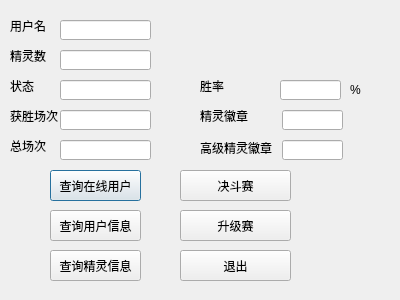
<?xml version="1.0" encoding="UTF-8"?>
<ui version="4.0">
 <class>Login</class>
 <widget class="QDialog" name="Login">
  <property name="geometry">
   <rect>
    <x>0</x>
    <y>0</y>
    <width>400</width>
    <height>300</height>
   </rect>
  </property>
  <property name="windowTitle">
   <string>Dialog</string>
  </property>
  <widget class="QLabel" name="label">
   <property name="geometry">
    <rect>
     <x>10</x>
     <y>20</y>
     <width>54</width>
     <height>12</height>
    </rect>
   </property>
   <property name="text">
    <string>用户名</string>
   </property>
  </widget>
  <widget class="QLabel" name="label_2">
   <property name="geometry">
    <rect>
     <x>10</x>
     <y>50</y>
     <width>54</width>
     <height>12</height>
    </rect>
   </property>
   <property name="text">
    <string>精灵数</string>
   </property>
  </widget>
  <widget class="QLabel" name="label_4">
   <property name="geometry">
    <rect>
     <x>10</x>
     <y>110</y>
     <width>54</width>
     <height>12</height>
    </rect>
   </property>
   <property name="text">
    <string>获胜场次</string>
   </property>
  </widget>
  <widget class="QLabel" name="label_5">
   <property name="geometry">
    <rect>
     <x>10</x>
     <y>140</y>
     <width>54</width>
     <height>12</height>
    </rect>
   </property>
   <property name="text">
    <string>总场次</string>
   </property>
  </widget>
  <widget class="QPushButton" name="CtotalBtn">
   <property name="geometry">
    <rect>
     <x>50</x>
     <y>170</y>
     <width>91</width>
     <height>31</height>
    </rect>
   </property>
   <property name="text">
    <string>查询在线用户</string>
   </property>
  </widget>
  <widget class="QPushButton" name="CpetBtn">
   <property name="geometry">
    <rect>
     <x>50</x>
     <y>250</y>
     <width>91</width>
     <height>31</height>
    </rect>
   </property>
   <property name="text">
    <string>查询精灵信息</string>
   </property>
  </widget>
  <widget class="QLineEdit" name="Lname">
   <property name="geometry">
    <rect>
     <x>60</x>
     <y>20</y>
     <width>91</width>
     <height>20</height>
    </rect>
   </property>
  </widget>
  <widget class="QLineEdit" name="Lpetnum">
   <property name="geometry">
    <rect>
     <x>60</x>
     <y>50</y>
     <width>91</width>
     <height>20</height>
    </rect>
   </property>
  </widget>
  <widget class="QLineEdit" name="Lonline">
   <property name="geometry">
    <rect>
     <x>60</x>
     <y>80</y>
     <width>91</width>
     <height>20</height>
    </rect>
   </property>
  </widget>
  <widget class="QLineEdit" name="Lwin">
   <property name="geometry">
    <rect>
     <x>60</x>
     <y>110</y>
     <width>91</width>
     <height>20</height>
    </rect>
   </property>
  </widget>
  <widget class="QLineEdit" name="Ltotal">
   <property name="geometry">
    <rect>
     <x>60</x>
     <y>140</y>
     <width>91</width>
     <height>20</height>
    </rect>
   </property>
  </widget>
  <widget class="QPushButton" name="LquitBtn">
   <property name="geometry">
    <rect>
     <x>180</x>
     <y>250</y>
     <width>111</width>
     <height>31</height>
    </rect>
   </property>
   <property name="text">
    <string>退出</string>
   </property>
  </widget>
  <widget class="QLabel" name="label_3">
   <property name="geometry">
    <rect>
     <x>10</x>
     <y>80</y>
     <width>54</width>
     <height>12</height>
    </rect>
   </property>
   <property name="text">
    <string>状态</string>
   </property>
  </widget>
  <widget class="QPushButton" name="Lfight1Btn">
   <property name="geometry">
    <rect>
     <x>180</x>
     <y>170</y>
     <width>111</width>
     <height>31</height>
    </rect>
   </property>
   <property name="text">
    <string>决斗赛</string>
   </property>
  </widget>
  <widget class="QPushButton" name="Lfight2Btn">
   <property name="geometry">
    <rect>
     <x>180</x>
     <y>210</y>
     <width>111</width>
     <height>31</height>
    </rect>
   </property>
   <property name="text">
    <string>升级赛</string>
   </property>
  </widget>
  <widget class="QPushButton" name="LuserBtn">
   <property name="geometry">
    <rect>
     <x>50</x>
     <y>210</y>
     <width>91</width>
     <height>31</height>
    </rect>
   </property>
   <property name="text">
    <string>查询用户信息</string>
   </property>
  </widget>
  <widget class="QLabel" name="label_6">
   <property name="geometry">
    <rect>
     <x>200</x>
     <y>80</y>
     <width>54</width>
     <height>12</height>
    </rect>
   </property>
   <property name="text">
    <string>胜率</string>
   </property>
  </widget>
  <widget class="QLineEdit" name="lineEdit">
   <property name="geometry">
    <rect>
     <x>280</x>
     <y>80</y>
     <width>61</width>
     <height>20</height>
    </rect>
   </property>
  </widget>
  <widget class="QLabel" name="label_7">
   <property name="geometry">
    <rect>
     <x>350</x>
     <y>80</y>
     <width>51</width>
     <height>20</height>
    </rect>
   </property>
   <property name="text">
    <string>%</string>
   </property>
  </widget>
  <widget class="QLabel" name="label_8">
   <property name="geometry">
    <rect>
     <x>200</x>
     <y>110</y>
     <width>54</width>
     <height>12</height>
    </rect>
   </property>
   <property name="text">
    <string>精灵徽章</string>
   </property>
  </widget>
  <widget class="QLabel" name="label_9">
   <property name="geometry">
    <rect>
     <x>200</x>
     <y>140</y>
     <width>81</width>
     <height>16</height>
    </rect>
   </property>
   <property name="text">
    <string>高级精灵徽章</string>
   </property>
  </widget>
  <widget class="QLineEdit" name="lineEdit_2">
   <property name="geometry">
    <rect>
     <x>282</x>
     <y>110</y>
     <width>61</width>
     <height>20</height>
    </rect>
   </property>
  </widget>
  <widget class="QLineEdit" name="lineEdit_3">
   <property name="geometry">
    <rect>
     <x>282</x>
     <y>140</y>
     <width>61</width>
     <height>20</height>
    </rect>
   </property>
  </widget>
 </widget>
 <resources/>
 <connections>
  <connection>
   <sender>LquitBtn</sender>
   <signal>clicked()</signal>
   <receiver>Login</receiver>
   <slot>close()</slot>
   <hints>
    <hint type="sourcelabel">
     <x>278</x>
     <y>260</y>
    </hint>
    <hint type="destinationlabel">
     <x>348</x>
     <y>92</y>
    </hint>
   </hints>
  </connection>
 </connections>
</ui>
